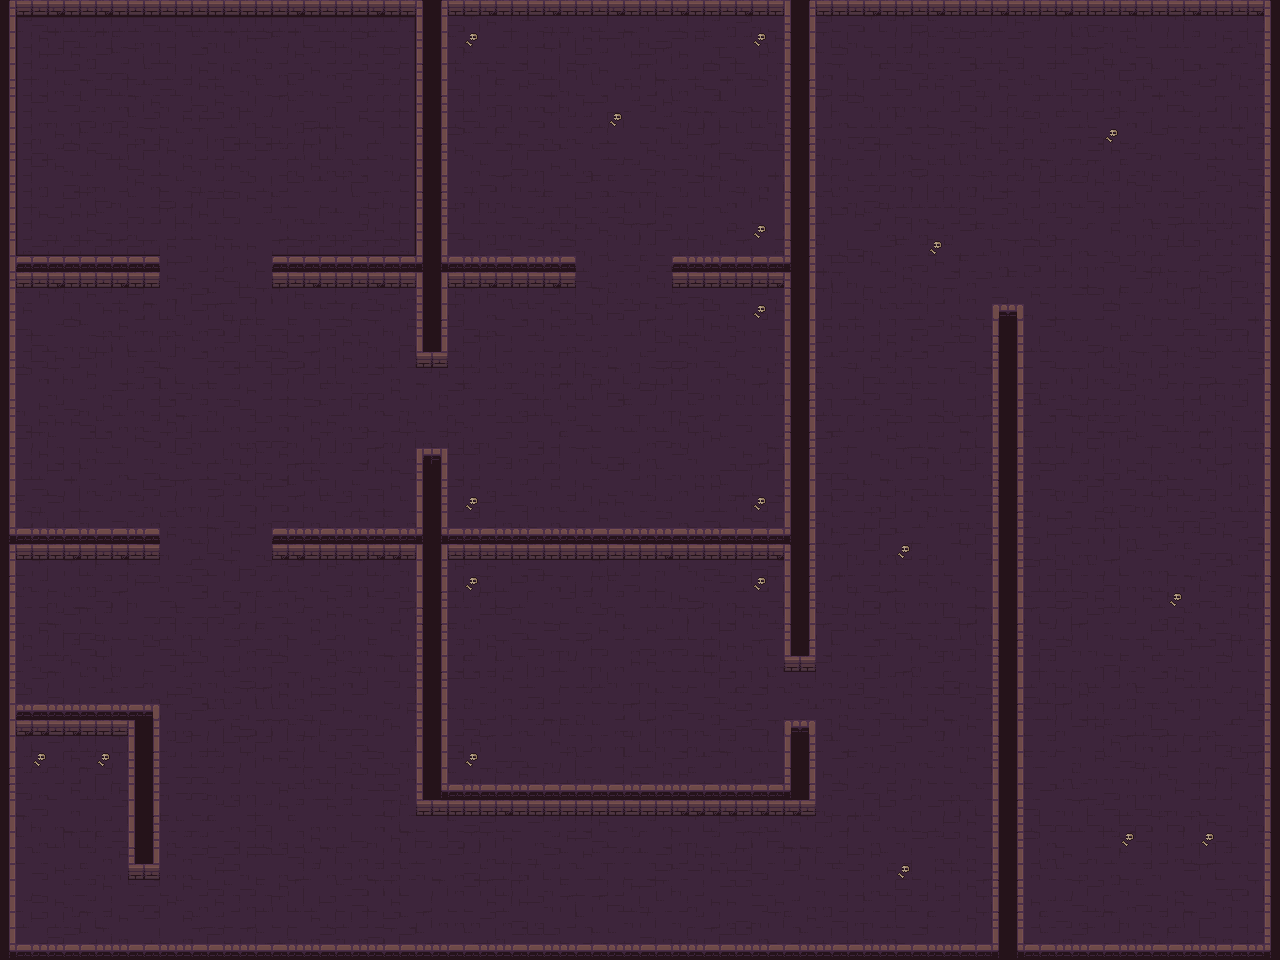

A 2D game scene composited from a Tiled map and its tileset images. What follows is a short description and the map's XML, with each tile layer's data collapsed to a summary:
An orthogonal 80x60 tile map with 16x16 px tiles, 2 tile layers (Tile Layer 1, Tile Layer 2).

<map version="1.9" tiledversion="1.9.0" orientation="orthogonal" renderorder="right-down" width="80" height="60" tilewidth="16" tileheight="16" infinite="0" nextlayerid="3" nextobjectid="1">
 <editorsettings>
  <export target="CSV_SaveYourDog.csv" format="csv" />
 </editorsettings>
 <tileset firstgid="1" source="TILESET_SaveYourDog.tsx" />
 <layer id="1" name="Tile Layer 1" width="80" height="60">
  <data>[4800 cells, 4800 non-empty, 46 distinct tile ids]</data>
 </layer>
 <layer id="2" name="Tile Layer 2" width="80" height="60">
  <data>[4800 cells, 19 non-empty, 1 distinct tile ids]</data>
 </layer>
</map>
